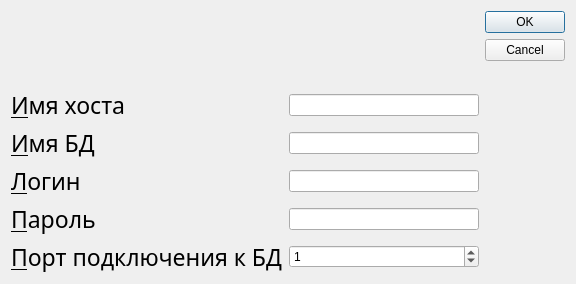
<?xml version="1.0" encoding="UTF-8"?>
<ui version="4.0">
 <class>Dialog</class>
 <widget class="QDialog" name="Dialog">
  <property name="geometry">
   <rect>
    <x>0</x>
    <y>0</y>
    <width>576</width>
    <height>284</height>
   </rect>
  </property>
  <property name="windowTitle">
   <string>Dialog</string>
  </property>
  <layout class="QGridLayout" name="gridLayout">
   <item row="4" column="1">
    <widget class="QLineEdit" name="lineEdit_4"/>
   </item>
   <item row="2" column="1">
    <widget class="QLineEdit" name="lineEdit_2"/>
   </item>
   <item row="5" column="1">
    <widget class="QSpinBox" name="spinBox">
     <property name="maximum">
      <number>10000</number>
     </property>
     <property name="stepType">
      <enum>QAbstractSpinBox::AdaptiveDecimalStepType</enum>
     </property>
     <property name="value">
      <number>1</number>
     </property>
     <property name="displayIntegerBase">
      <number>9</number>
     </property>
    </widget>
   </item>
   <item row="3" column="1">
    <widget class="QLineEdit" name="lineEdit_3"/>
   </item>
   <item row="1" column="1">
    <widget class="QLineEdit" name="lineEdit"/>
   </item>
   <item row="0" column="2">
    <widget class="QDialogButtonBox" name="buttonBox">
     <property name="orientation">
      <enum>Qt::Vertical</enum>
     </property>
     <property name="standardButtons">
      <set>QDialogButtonBox::Cancel|QDialogButtonBox::Ok</set>
     </property>
    </widget>
   </item>
   <item row="1" column="0">
    <widget class="QLabel" name="label">
     <property name="font">
      <font>
       <family>Mistral</family>
       <pointsize>17</pointsize>
      </font>
     </property>
     <property name="text">
      <string>&amp;Имя хоста</string>
     </property>
     <property name="buddy">
      <cstring>lineEdit</cstring>
     </property>
    </widget>
   </item>
   <item row="2" column="0">
    <widget class="QLabel" name="label_2">
     <property name="font">
      <font>
       <family>Mistral</family>
       <pointsize>17</pointsize>
      </font>
     </property>
     <property name="text">
      <string>&amp;Имя БД</string>
     </property>
     <property name="buddy">
      <cstring>lineEdit_2</cstring>
     </property>
    </widget>
   </item>
   <item row="3" column="0">
    <widget class="QLabel" name="label_3">
     <property name="font">
      <font>
       <family>Mistral</family>
       <pointsize>17</pointsize>
      </font>
     </property>
     <property name="text">
      <string>&amp;Логин</string>
     </property>
     <property name="buddy">
      <cstring>lineEdit_3</cstring>
     </property>
    </widget>
   </item>
   <item row="4" column="0">
    <widget class="QLabel" name="label_4">
     <property name="font">
      <font>
       <family>Mistral</family>
       <pointsize>17</pointsize>
      </font>
     </property>
     <property name="text">
      <string>&amp;Пароль</string>
     </property>
     <property name="buddy">
      <cstring>lineEdit_4</cstring>
     </property>
    </widget>
   </item>
   <item row="5" column="0">
    <widget class="QLabel" name="label_5">
     <property name="font">
      <font>
       <family>Mistral</family>
       <pointsize>17</pointsize>
      </font>
     </property>
     <property name="text">
      <string>&amp;Порт подключения к БД</string>
     </property>
     <property name="buddy">
      <cstring>spinBox</cstring>
     </property>
    </widget>
   </item>
  </layout>
 </widget>
 <resources/>
 <connections>
  <connection>
   <sender>buttonBox</sender>
   <signal>accepted()</signal>
   <receiver>Dialog</receiver>
   <slot>accept()</slot>
   <hints>
    <hint type="sourcelabel">
     <x>450</x>
     <y>62</y>
    </hint>
    <hint type="destinationlabel">
     <x>157</x>
     <y>211</y>
    </hint>
   </hints>
  </connection>
  <connection>
   <sender>buttonBox</sender>
   <signal>rejected()</signal>
   <receiver>Dialog</receiver>
   <slot>reject()</slot>
   <hints>
    <hint type="sourcelabel">
     <x>476</x>
     <y>62</y>
    </hint>
    <hint type="destinationlabel">
     <x>286</x>
     <y>211</y>
    </hint>
   </hints>
  </connection>
 </connections>
</ui>
